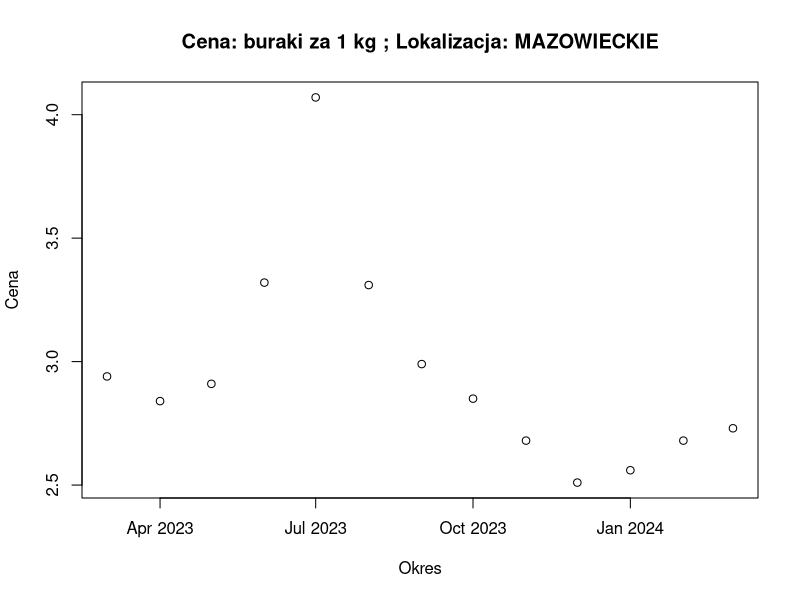
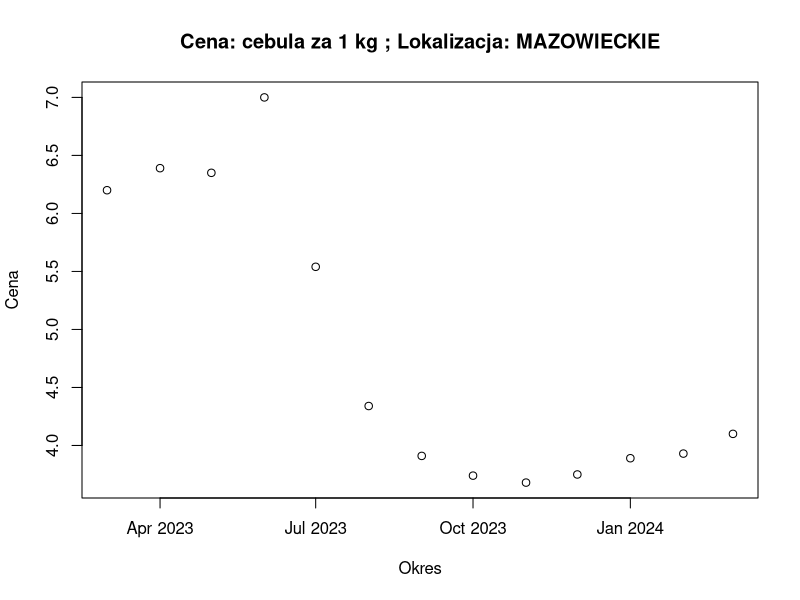
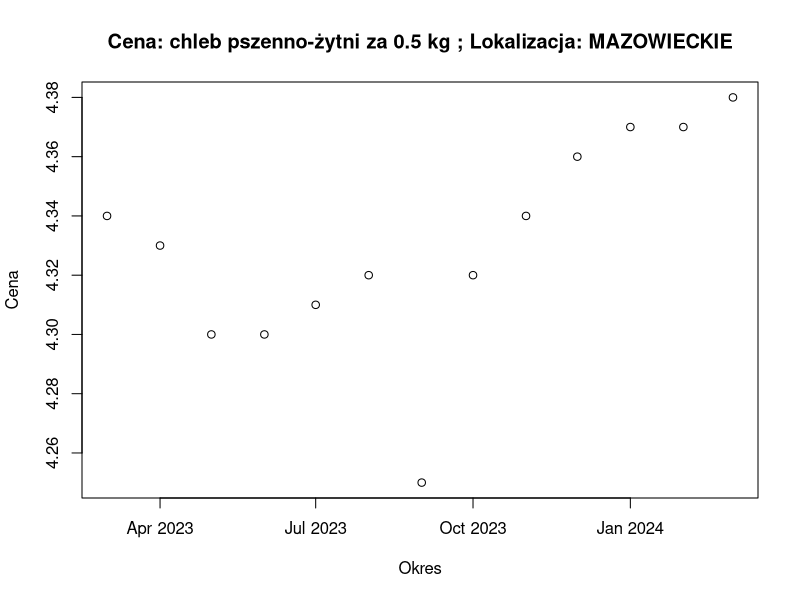
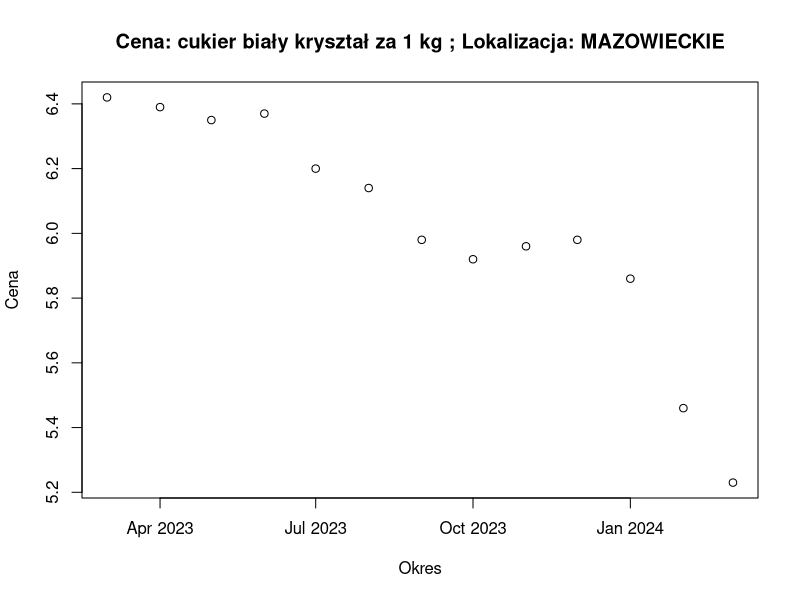
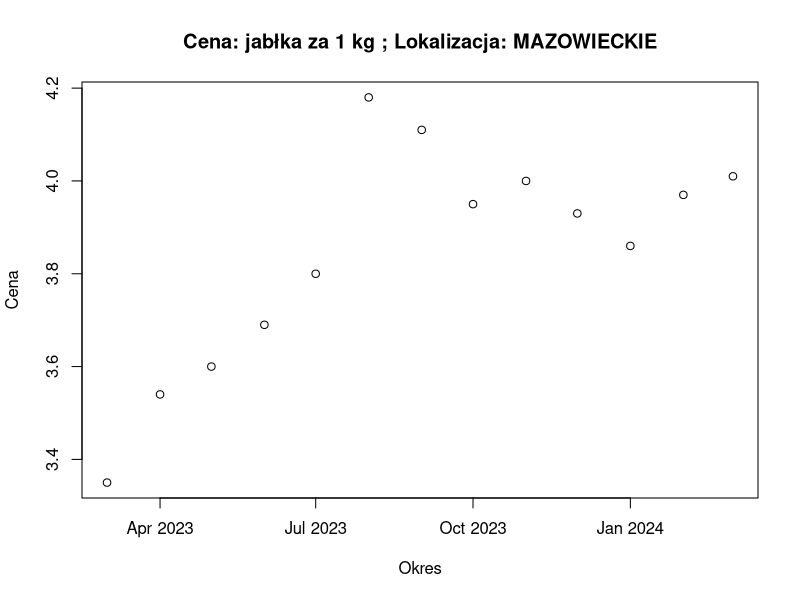
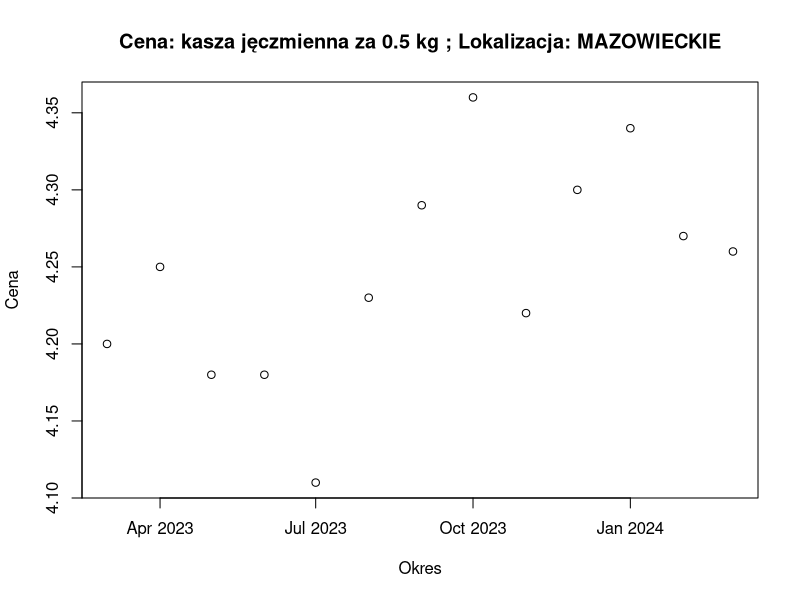
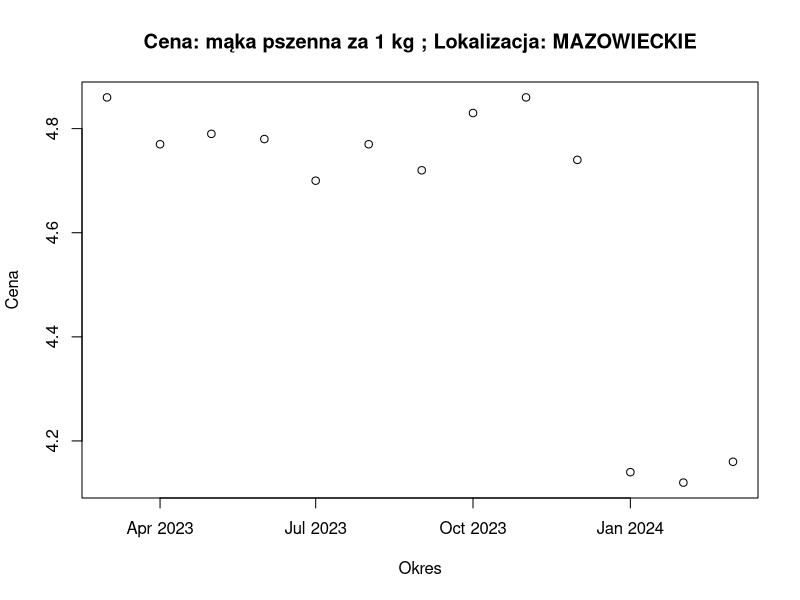
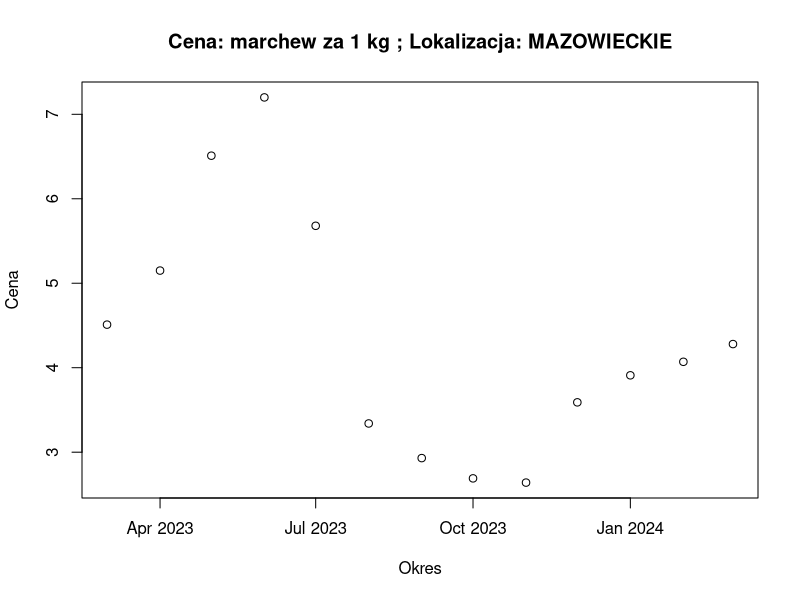

Recreate these plots in R, in order.
library("tidyverse")

data <- read.csv2("food_statistics.csv")
data$opis_okres <- as.Date(paste(substring(data$opis_okres, 1, 4), substring(data$opis_okres, 7, 8), "01", sep = "-"))
important_columns <- data[c("nazwa_pozycja_2", "opis_okres", "wartosc", "jednostka_terytorialna")]
masovian_voievoidship <- important_columns[important_columns$jednostka_terytorialna == "MAZOWIECKIE",]
poland <- important_columns[important_columns$jednostka_terytorialna == "POLSKA",]
split_localization <- function(localization){
    return (localization |> split(localization$nazwa_pozycja_2))
}
group_localization <- function(localization){
    return (localization |> group_by(nazwa_pozycja_2))
}
split_poland <- split_localization(poland)
split_masovian <- split_localization(masovian_voievoidship)
groups_pl <- group_localization(poland)
groups_masovian <- group_localization(masovian_voievoidship)

plot_prices <- function(price_list){
    for(product in price_list){
        plot(product$opis_okres, product$wartosc, main = paste("Cena:", product$nazwa_pozycja_2[1], "; Lokalizacja:", product$jednostka_terytorialna[1]), xlab = "Okres", ylab = "Cena")
    }
}


calculate_inflation <- function(prices){
    return (100 * (tail(prices, n = 1) - prices[1]) / prices[1])
}
print_inflation <- function(df){
    df |> group_by(nazwa_pozycja_2) |> summarize(inflation = calculate_inflation(wartosc))
}
print_inflation(groups_masovian)
print_inflation(groups_pl)
plot_prices(split_masovian)
plot_prices(split_poland)

